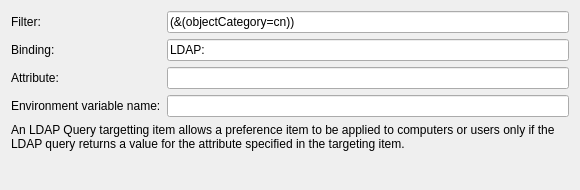
<?xml version="1.0" encoding="UTF-8"?>
<ui version="4.0">
 <class>LDAPWidget</class>
 <widget class="QWidget" name="LDAPWidget">
  <property name="geometry">
   <rect>
    <x>0</x>
    <y>0</y>
    <width>576</width>
    <height>190</height>
   </rect>
  </property>
  <property name="sizePolicy">
   <sizepolicy hsizetype="Preferred" vsizetype="Preferred">
    <horstretch>0</horstretch>
    <verstretch>0</verstretch>
   </sizepolicy>
  </property>
  <property name="minimumSize">
   <size>
    <width>0</width>
    <height>190</height>
   </size>
  </property>
  <property name="windowTitle">
   <string>Form</string>
  </property>
  <layout class="QGridLayout" name="gridLayout">
   <item row="1" column="0">
    <widget class="QLabel" name="bindingLabel">
     <property name="text">
      <string>Binding:</string>
     </property>
     <property name="buddy">
      <cstring>bindingLineEdit</cstring>
     </property>
    </widget>
   </item>
   <item row="5" column="0" colspan="2">
    <spacer name="verticalSpacer">
     <property name="orientation">
      <enum>Qt::Vertical</enum>
     </property>
     <property name="sizeHint" stdset="0">
      <size>
       <width>558</width>
       <height>137</height>
      </size>
     </property>
    </spacer>
   </item>
   <item row="2" column="0">
    <widget class="QLabel" name="attrLabel">
     <property name="text">
      <string>Attribute:</string>
     </property>
     <property name="buddy">
      <cstring>attrLineEdit</cstring>
     </property>
    </widget>
   </item>
   <item row="4" column="0" colspan="2">
    <widget class="QLabel" name="label">
     <property name="text">
      <string>An LDAP Query targetting item allows a preference item to be applied to computers or users only if the LDAP query returns a value for the attribute specified in the targeting item.</string>
     </property>
     <property name="wordWrap">
      <bool>true</bool>
     </property>
    </widget>
   </item>
   <item row="0" column="0">
    <widget class="QLabel" name="filterLabel">
     <property name="sizePolicy">
      <sizepolicy hsizetype="Maximum" vsizetype="Preferred">
       <horstretch>0</horstretch>
       <verstretch>0</verstretch>
      </sizepolicy>
     </property>
     <property name="text">
      <string>Filter:</string>
     </property>
     <property name="buddy">
      <cstring>filterLineEdit</cstring>
     </property>
    </widget>
   </item>
   <item row="3" column="0">
    <widget class="QLabel" name="varLabel">
     <property name="text">
      <string>Environment variable name:</string>
     </property>
     <property name="buddy">
      <cstring>varLineEdit</cstring>
     </property>
    </widget>
   </item>
   <item row="0" column="1">
    <widget class="QLineEdit" name="filterLineEdit">
     <property name="text">
      <string>(&amp;(objectCategory=cn))</string>
     </property>
    </widget>
   </item>
   <item row="1" column="1">
    <widget class="QLineEdit" name="bindingLineEdit">
     <property name="text">
      <string>LDAP:</string>
     </property>
    </widget>
   </item>
   <item row="2" column="1">
    <widget class="QLineEdit" name="attrLineEdit"/>
   </item>
   <item row="3" column="1">
    <widget class="QLineEdit" name="varLineEdit"/>
   </item>
  </layout>
 </widget>
 <resources/>
 <connections/>
</ui>
